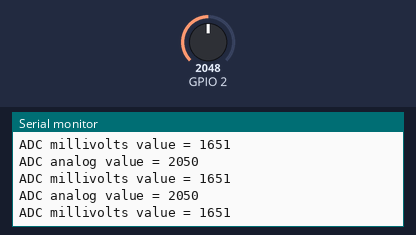
This sketch was run on a simulated ESP32. Parts: the last lines printed to the serial monitor. Inputs (shaded band) come from the test bench; at power-on: GPIO 2 = 2048 (analog values on the 0–4095 scale).

Above: at 2.7 s.
2.8 s: GPIO 2 set to 2866
At 4.2 s:
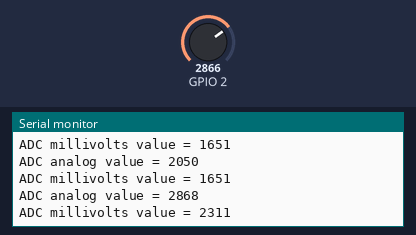
4.3 s: GPIO 2 set to 3603
At 5.8 s:
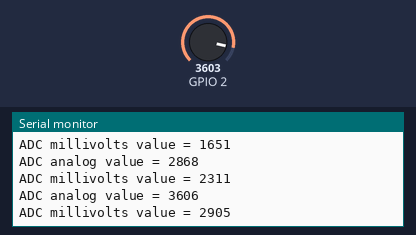
Timing chart, 0 to 7.3 s (numbered marks = the images above; inputs shaded):
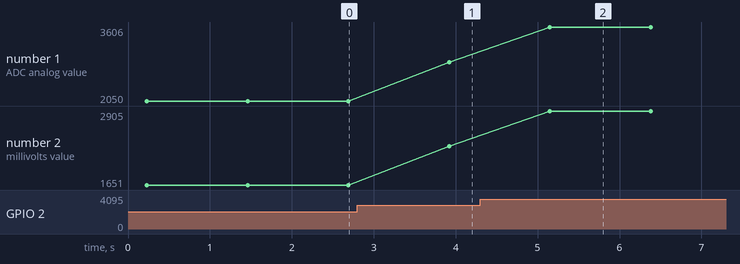

The sketch:

firmware_filtragem.ino
```cpp
int filtro = 1024;

void setup() {
  Serial.begin(115200);
  analogReadResolution(12);
}

void loop() {
  long analogValue = analogRead(2);
  long analogVolts = analogReadMilliVolts(2);

  for(int i = 0; i < filtro; i++){
    analogValue += analogRead(2);
    analogVolts += analogReadMilliVolts(2);
  }

  analogValue = analogValue/filtro;
  analogVolts = analogVolts/filtro;

  Serial.printf("ADC analog value = %d\n", analogValue);
  Serial.printf("ADC millivolts value = %d\n", analogVolts);

  delay(1000);
}
```

Measured:
- after the input at 2.8 s, the serial monitor: prints a new line after 1.1 s (image 1)
- after the input at 4.3 s, the serial monitor: prints a new line after 0.85 s (image 2)
- plotted number 1: 2050 → 2868 after the input at 2.8 s, 2868 → 3606 after the input at 4.3 s
- plotted number 2: 1651 → 2311 after the input at 2.8 s, 2311 → 2905 after the input at 4.3 s
